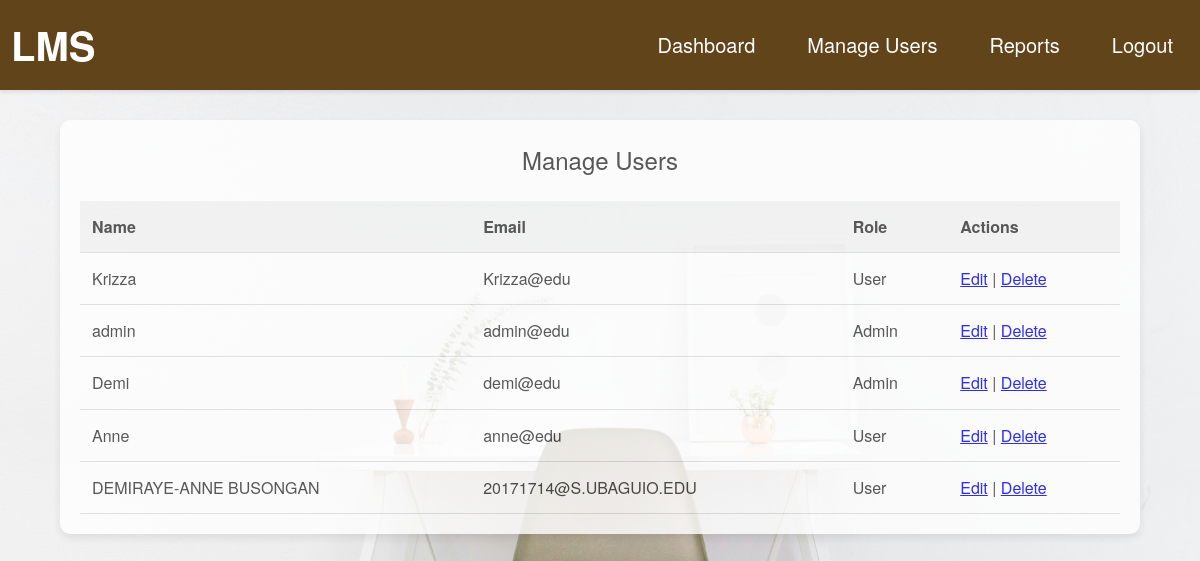
Page /manage_users.php (signed in) on the committed database.
### tables this page shows
CREATE TABLE `users` (
  `UserID` int(11) NOT NULL,
  `Email` varchar(45) NOT NULL,
  `Password` varchar(255) NOT NULL,
  `Role` enum('Admin','Librarian','User') NOT NULL,
  `Name` varchar(100) NOT NULL,
  `RegistrationDate` date NOT NULL
);

### manage_users.php (the view, shortened to what this page needs)
<?php
include 'header.php';
include 'db_connection.php';
$sql = "SELECT * FROM users WHERE UserID != " . $_SESSION['UserID'];
$result = $conn->query($sql);
?>
<!DOCTYPE html>
<html>
<head>
    <link rel="stylesheet" type="text/css" href="css/styles.css">
</head>
<body style="background-image: url('./res/admin.jpg'); background-size: cover; background-position: center; background-repeat: no-repeat;">
    <div class="reports-container">
        <h2>Manage Users</h2>
        <table>
            <thead>
                <tr>
                    <th>Name</th>
                    <th>Email</th>
                    <th>Role</th>
                    <th>Actions</th>
                </tr>
            </thead>
            <tbody>
                <?php
                if ($result->num_rows > 0) {
                    while ($row = $result->fetch_assoc()) {
                        echo "<tr>
                                <td>" . $row['Name'] . "</td>
                                <td>" . $row['Email'] . "</td>
                                <td>" . $row['Role'] . "</td>
                                <td>
                                    <a href='edit_user.php?user_id=" . $row['UserID'] . "'>Edit</a> |
                                    <a href='manage_users.php?delete=" . $row['UserID'] . "' onclick='return confirm(\"Are you sure?\")'>Delete</a>
                                </td>
                              </tr>";
                    }
                } else {
                    echo "<tr><td colspan='4'>No users found</td></tr>";
                }
                ?>
            </tbody>
        </table>
    </div>
</body>
</html>

### css/styles.css (style rules this page uses)
* { margin: 0; padding: 0; box-sizing: border-box; font-family: 'Helvetica Neue', Arial, sans-serif; }
body { background-image: url('/library.jpg'); background-color: #f5f5f5; background-size: cover; background-position: center; background-repeat: no-repeat; color: #333; font-size: 18px; line-height: 1.7; }
.reports-container { width: 90%; max-width: 1200px; margin: 30px auto; padding: 20px; background-color: #fff; opacity: 80%; border-radius: 10px; box-shadow: 0 4px 8px rgba(0, 0, 0, 0.1); }
.reports-container h2, .reports-container h3 { color: #333; text-align: center; }
.reports-container table { width: 100%; margin-top: 20px; border-collapse: collapse; text-align: left; }
.reports-container th, .reports-container td { padding: 12px; border-bottom: 1px solid #ddd; }
.reports-container th { background-color: #f2f2f2; font-weight: bold; }
h2 { margin-bottom: 20px; font-size: 24px; color: #333; font-weight: 300; }
table { width: 100%; margin-top: 20px; border-collapse: collapse; text-align: left; border-spacing: 0; background-color: #fff; table-layout: auto; }
th, td { padding: 12px; border-bottom: 1px solid #ddd; font-size: 16px; white-space: normal; word-wrap: break-word; }
th { background-color: #f2f2f2; font-weight: 600; color: #333; }

### rows in the picture
users: Name "Krizza", Email "Krizza@edu", Role "User"
users: Name "admin", Email "admin@edu", Role "Admin"
users: Name "Demi", Email "demi@edu", Role "Admin"
users: Name "Anne", Email "anne@edu", Role "User"
users: Name "DEMIRAYE-ANNE BUSONGAN", Email "20171714@S.UBAGUIO.EDU", Role "User"
